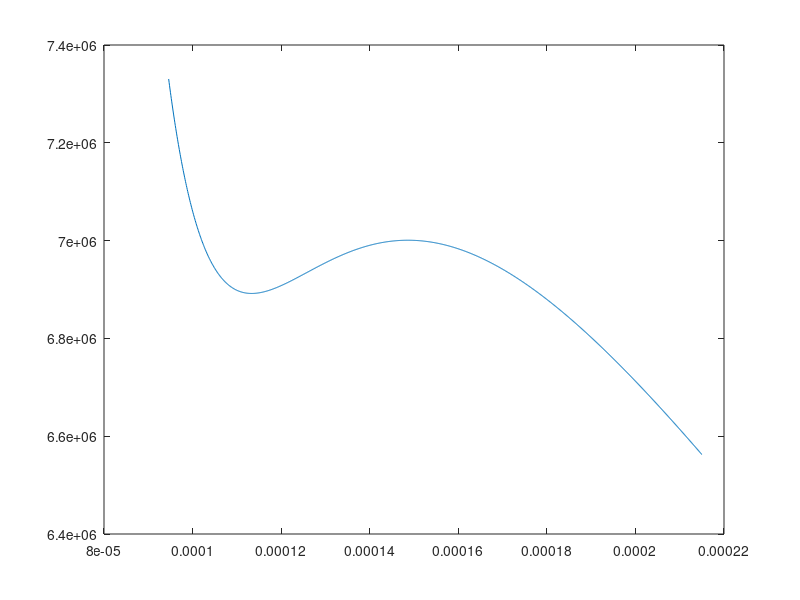

MATLAB code to generate this figure: (Note: this script raises an error after producing the figure.)

is_script = 1 ; % kein finction file sondern script


% konst
R = 8.314472 % J / mol K
% Parameter von vorher [SI]
a = 0.367 % Pa m^2 / mol
b = 43e-6 % m^3
% Temp
T = 300 % K
global R a b T ;

function y = p(V)
	global R a b T ;
	y = R .* T ./ (V - b) - a ./ V.^2 ;
end


% interessanter V-Bereich
V = [ 2.2*b : 1e-7 : 5*b ] ;
% gib p(V) aus
p = p(V) ;
plot( V , p ) ;



% Waehle Start-Y-Wert fuer Maxwellkonstruktion
p_start = input( 'Start-Y-Wert fuer Maxwellkonstruktion angeben: ' );
% p_start = 6.9e6

% schrittweise Y-Wert anpassen, bis integral==0
epsilon = 1e-1 % so viel darf integral von 0 verschieden sein
delta = 1e3 % gehe pro Schritt so weit in Y Richtung
finder = 5e3 % so viel darf der finder in Y Richtung abweichen
% statt finder auch fzero verwenden...

% bestimme, wo p = p_start
% ROOT = @(V)R .* T ./ (V - b) - a ./ V.^2-p_start ;
% lower_bound = fzero( ROOT , V(1) )
% upper_bound = fzero( ROOT , V(floor(length(V)/4)) )
lower_bound = V( ( find( abs( p-p_start ) < finder ) )( 1 ) )
upper_bound = V( ( find( abs( p-p_start ) < finder ) )( end ) )
integral = quad( @(V)p_int(V)-p_start , lower_bound , upper_bound ) 

plot( V , p , V , p_start.*ones(size(V)) , lower_bound.*ones(size(V)) , p , upper_bound.*ones(size(V)), p )
input( 'weiter' ) ;


while true
	% ROOT = @(V)R .* T ./ (V - b) - a ./ V.^2-p_start ;
	% lower_bound_old = lower_bound ; upper_bound_old = upper_bound ;
	% lower_bound = fzero( ROOT , lower_bound_old ) ;
	% upper_bound = fzero( ROOT , upper_bound_old ) ;
	lower_bound = V( ( find( abs( p-p_start ) < finder ) )( 1 ) ) ;
	upper_bound = V( ( find( abs( p-p_start ) < finder ) )( end ) ) ;
	integral = quad( @(V)p_int(V)-p_start , lower_bound , upper_bound ) ;

	if( abs( integral ) < epsilon ) 
		break 
	end
	if( integral > epsilon ) 
		p_start += delta  ;
	end
	if( integral < -epsilon ) 
		p_start -= delta  ;
	end
	% plot( V , p , V , p_start.*ones(size(V)) , lower_bound.*ones(size(V)) , p , upper_bound.*ones(size(V)), p )
	% pause
end

% Maxwellkonstruktion muss zu p_start
p_final = p_start


% plot( V , p , V , p_start.*ones(size(V)) )
plot( V , p , V , p_start.*ones(size(V)) , lower_bound.*ones(size(V)) , p , upper_bound.*ones(size(V)), p )
